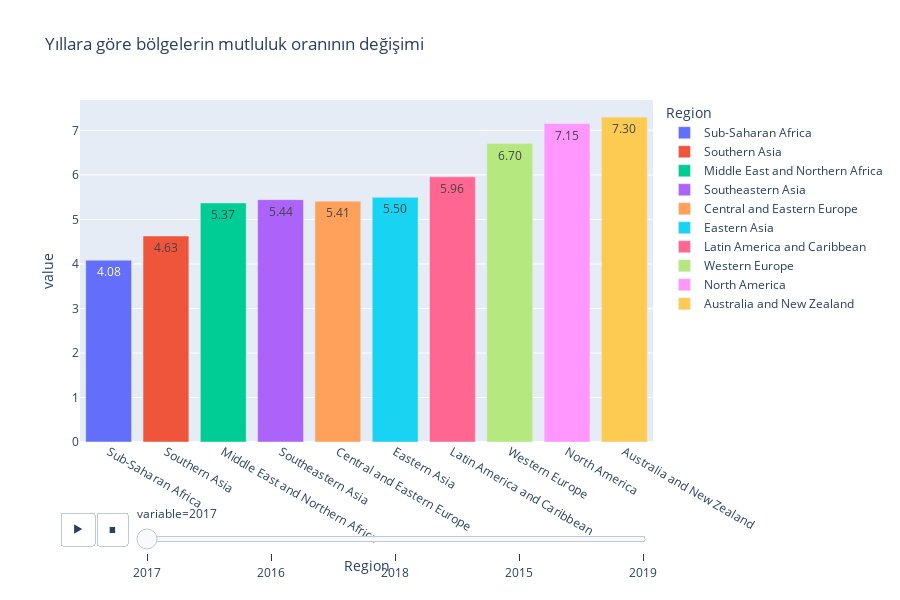

The notebook cell this image was saved under:
### Code cell
df_tmp = fuldf.groupby(["Region","Year"])["Happiness Score"].mean()
df_tmp = pd.DataFrame(df_tmp).unstack()
df_tmp = df_tmp.reset_index()
df_tmp.columns=["Region","2015","2016","2017","2018","2019"]
df_tmp = df_tmp.melt("Region")
fig = px.bar(df_tmp.sort_values(by="value"), x="Region", y="value",animation_frame='variable',text="value",color="Region",
             height=600,title = 'Yıllara göre bölgelerin mutluluk oranının değişimi')
fig.update_traces(texttemplate='%{text:.2f}',textposition='auto')
fig.update_layout(transition = {'duration': 1000})
fig.show()

### Figure 1 — Plotly figure (JSON) as saved in the notebook; plotly's stock layout.template omitted (floating-point values rounded to 4 significant figures)
{"data": [{"alignmentgroup": "True", "hovertemplate": "Region=%{x}<br>variable=2017<br>value=%{text}<extra></extra>", "legendgroup": "Sub-Saharan Africa", "marker": {"color": "#636efa", "pattern": {"shape": ""}}, "name": "Sub-Saharan Africa", "offsetgroup": "Sub-Saharan Africa", "orientation": "v", "showlegend": true, "text": ["4.0847222275204125"], "textposition": "auto", "texttemplate": "%{text:.2f}", "type": "bar", "x": ["Sub-Saharan Africa"], "xaxis": "x", "y": [4.085], "yaxis": "y"}, {"alignmentgroup": "True", "hovertemplate": "Region=%{x}<br>variable=2017<br>value=%{text}<extra></extra>", "legendgroup": "Southern Asia", "marker": {"color": "#EF553B", "pattern": {"shape": ""}}, "name": "Southern Asia", "offsetgroup": "Southern Asia", "orientation": "v", "showlegend": true, "text": ["4.628428561346871"], "textposition": "auto", "texttemplate": "%{text:.2f}", "type": "bar", "x": ["Southern Asia"], "xaxis": "x", "y": [4.628], "yaxis": "y"}, {"alignmentgroup": "True", "hovertemplate": "Region=%{x}<br>variable=2017<br>value=%{text}<extra></extra>", "legendgroup": "Middle East and Northern Africa", "marker": {"color": "#00cc96", "pattern": {"shape": ""}}, "name": "Middle East and Northern Africa", "offsetgroup": "Middle East and Northern Africa", "orientation": "v", "showlegend": true, "text": ["5.369684194263659"], "textposition": "auto", "texttemplate": "%{text:.2f}", "type": "bar", "x": ["Middle East and Northern Africa"], "xaxis": "x", "y": [5.37], "yaxis": "y"}, {"alignmentgroup": "True", "hovertemplate": "Region=%{x}<br>variable=2017<br>value=%{text}<extra></extra>", "legendgroup": "Southeastern Asia", "marker": {"color": "#ab63fa", "pattern": {"shape": ""}}, "name": "Southeastern Asia", "offsetgroup": "Southeastern Asia", "orientation": "v", "showlegend": true, "text": ["5.444875001907348"], "textposition": "auto", "texttemplate": "%{text:.2f}", "type": "bar", "x": ["Southeastern Asia"], "xaxis": "x", "y": [5.445], "yaxis": "y"}, {"alignmentgroup": "True", "hovertemplate": "Region=%{x}<br>variable=2017<br>value=%{text}<extra></extra>", "legendgroup": "Central and Eastern Europe", "marker": {"color": "#FFA15A", "pattern": {"shape": ""}}, "name": "Central and Eastern Europe", "offsetgroup": "Central and Eastern Europe", "orientation": "v", "showlegend": true, "text": ["5.409931034877382"], "textposition": "auto", "texttemplate": "%{text:.2f}", "type": "bar", "x": ["Central and Eastern Europe"], "xaxis": "x", "y": [5.41], "yaxis": "y"}, {"alignmentgroup": "True", "hovertemplate": "Region=%{x}<br>variable=2017<br>value=%{text}<extra></extra>", "legendgroup": "Eastern Asia", "marker": {"color": "#19d3f3", "pattern": {"shape": ""}}, "name": "Eastern Asia", "offsetgroup": "Eastern Asia", "orientation": "v", "showlegend": true, "text": ["5.4964998960495"], "textposition": "auto", "texttemplate": "%{text:.2f}", "type": "bar", "x": ["Eastern Asia"], "xaxis": "x", "y": [5.496], "yaxis": "y"}, {"alignmentgroup": "True", "hovertemplate": "Region=%{x}<br>variable=2017<br>value=%{text}<extra></extra>", "legendgroup": "Latin America and Caribbean", "marker": {"color": "#FF6692", "pattern": {"shape": ""}}, "name": "Latin America and Caribbean", "offsetgroup": "Latin America and Caribbean", "orientation": "v", "showlegend": true, "text": ["5.957904781614031"], "textposition": "auto", "texttemplate": "%{text:.2f}", "type": "bar", "x": ["Latin America and Caribbean"], "xaxis": "x", "y": [5.958], "yaxis": "y"}, {"alignmentgroup": "True", "hovertemplate": "Region=%{x}<br>variable=2017<br>value=%{text}<extra></extra>", "legendgroup": "Western Europe", "marker": {"color": "#B6E880", "pattern": {"shape": ""}}, "name": "Western Europe", "offsetgroup": "Western Europe", "orientation": "v", "showlegend": true, "text": ["6.703714302607945"], "textposition": "auto", "texttemplate": "%{text:.2f}", "type": "bar", "x": ["Western Europe"], "xaxis": "x", "y": [6.704], "yaxis": "y"}, {"alignmentgroup": "True", "hovertemplate": "Region=%{x}<br>variable=2017<br>value=%{text}<extra></extra>", "legendgroup": "North America", "marker": {"color": "#FF97FF", "pattern": {"shape": ""}}, "name": "North America", "offsetgroup": "North America", "orientation": "v", "showlegend": true, "text": ["7.1545000076293945"], "textposition": "auto", "texttemplate": "%{text:.2f}", "type": "bar", "x": ["North America"], "xaxis": "x", "y": [7.155], "yaxis": "y"}, {"alignmentgroup": "True", "hovertemplate": "Region=%{x}<br>variable=2017<br>value=%{text}<extra></extra>", "legendgroup": "Australia and New Zealand", "marker": {"color": "#FECB52", "pattern": {"shape": ""}}, "name": "Australia and New Zealand", "offsetgroup": "Australia and New Zealand", "orientation": "v", "showlegend": true, "text": ["7.299000024795535"], "textposition": "auto", "texttemplate": "%{text:.2f}", "type": "bar", "x": ["Australia and New Zealand"], "xaxis": "x", "y": [7.299], "yaxis": "y"}], "layout": {"barmode": "relative", "height": 600, "legend": {"title": {"text": "Region"}, "tracegroupgap": 0}, "sliders": [{"active": 0, "currentvalue": {"prefix": "variable="}, "len": 0.9, "pad": {"b": 10, "t": 60}, "steps": [{"args": [["2017"], {"frame": {"duration": 0, "redraw": true}, "fromcurrent": true, "mode": "immediate", "transition": {"duration": 0, "easing": "linear"}}], "label": "2017", "method": "animate"}, {"args": [["2016"], {"frame": {"duration": 0, "redraw": true}, "fromcurrent": true, "mode": "immediate", "transition": {"duration": 0, "easing": "linear"}}], "label": "2016", "method": "animate"}, {"args": [["2018"], {"frame": {"duration": 0, "redraw": true}, "fromcurrent": true, "mode": "immediate", "transition": {"duration": 0, "easing": "linear"}}], "label": "2018", "method": "animate"}, {"args": [["2015"], {"frame": {"duration": 0, "redraw": true}, "fromcurrent": true, "mode": "immediate", "transition": {"duration": 0, "easing": "linear"}}], "label": "2015", "method": "animate"}, {"args": [["2019"], {"frame": {"duration": 0, "redraw": true}, "fromcurrent": true, "mode": "immediate", "transition": {"duration": 0, "easing": "linear"}}], "label": "2019", "method": "animate"}], "x": 0.1, "xanchor": "left", "y": 0, "yanchor": "top"}], "title": {"text": "Yıllara göre bölgelerin mutluluk oranının değişimi"}, "transition": {"duration": 1000}, "updatemenus": [{"buttons": [{"args": [null, {"frame": {"duration": 500, "redraw": true}, "fromcurrent": true, "mode": "immediate", "transition": {"duration": 500, "easing": "linear"}}], "label": "&#9654;", "method": "animate"}, {"args": [[null], {"frame": {"duration": 0, "redraw": true}, "fromcurrent": true, "mode": "immediate", "transition": {"duration": 0, "easing": "linear"}}], "label": "&#9724;", "method": "animate"}], "direction": "left", "pad": {"r": 10, "t": 70}, "showactive": false, "type": "buttons", "x": 0.1, "xanchor": "right", "y": 0, "yanchor": "top"}], "xaxis": {"anchor": "y", "categoryarray": ["Sub-Saharan Africa", "Southern Asia", "Middle East and Northern Africa", "Southeastern Asia", "Central and Eastern Europe", "Eastern Asia", "Latin America and Caribbean", "Western Europe", "North America", "Australia and New Zealand"], "categoryorder": "array", "domain": [0.0, 1.0], "title": {"text": "Region"}}, "yaxis": {"anchor": "x", "domain": [0.0, 1.0], "title": {"text": "value"}}}}
